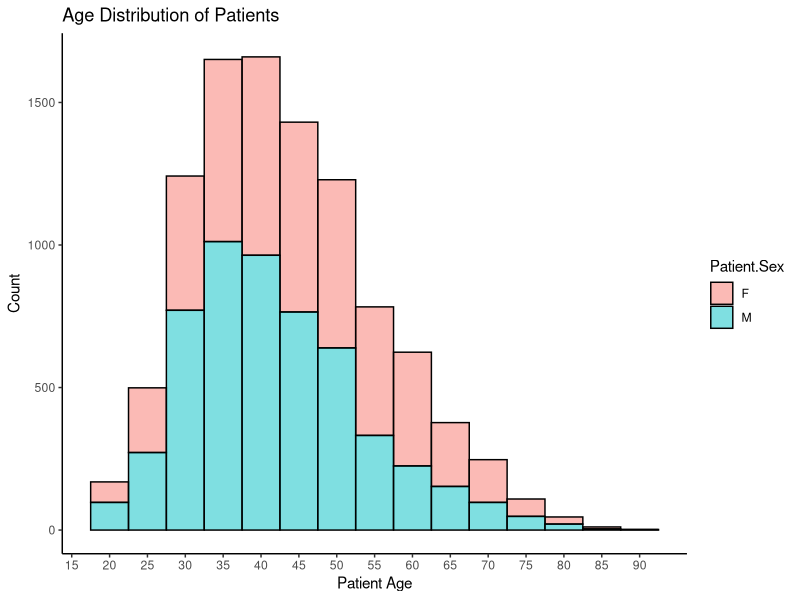
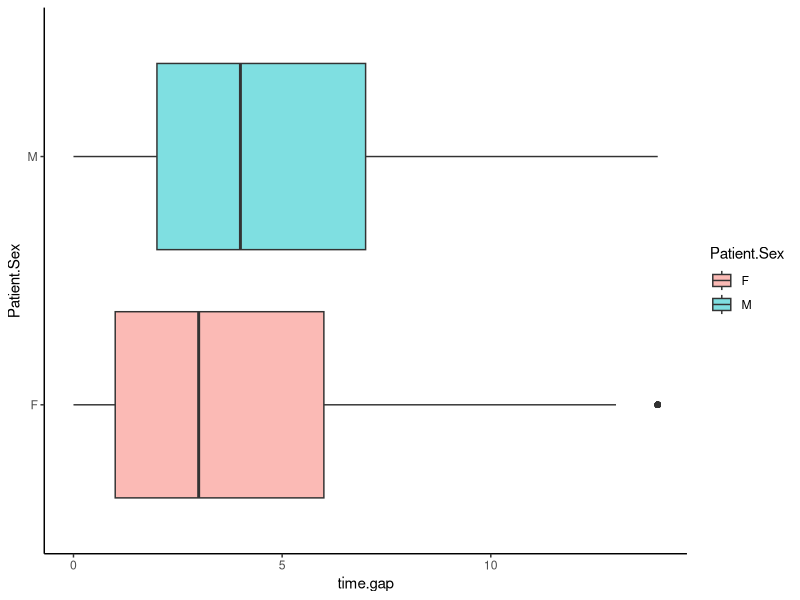
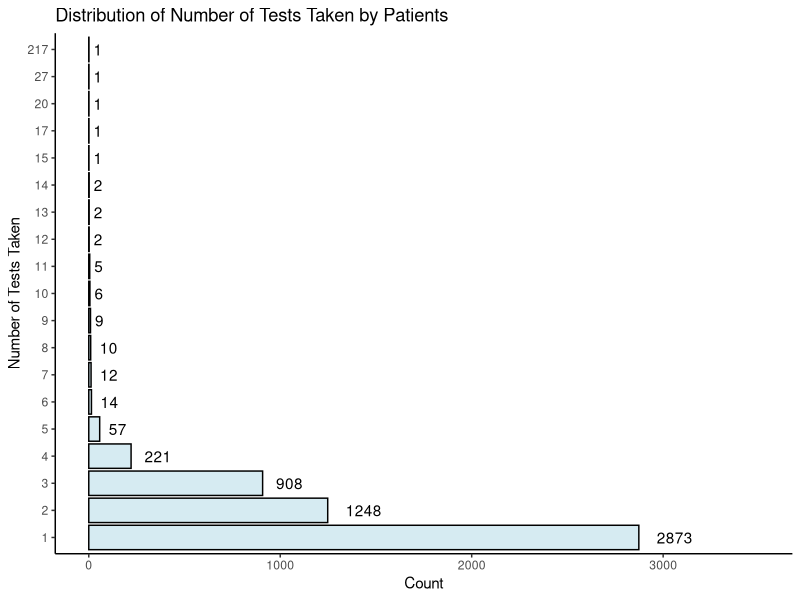
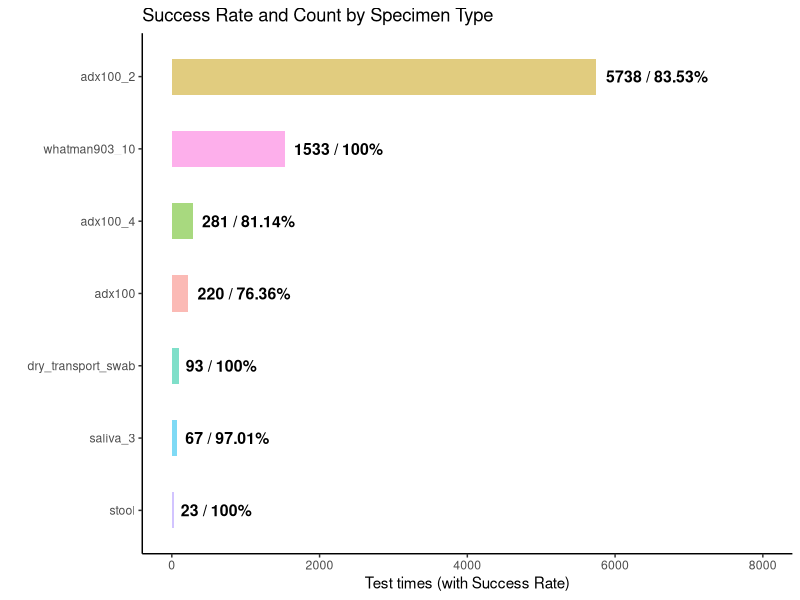

Reproduce these figures in R, in order.
## ---- chunk 1
rm(list = ls())
cat("\14")
library(tidyverse)
library(here)
library(lubridate)
spot <- read.csv(here("Spot Data.csv"))
## ---- chunk 2
#Rename Patient ID
spot$Patient.ID <- as.numeric(factor(spot$Patient.ID, levels=unique(spot$Patient.ID)))

#Binomial Sex
spot$Patient.Sex <- as.factor(spot$Patient.Sex)

#Dropping Redundant Predictors   
spot <- spot[,-c(5)]

#Factoring Specimen Type
spot$Specimen.Type <- as.factor(spot$Specimen.Type)

#Factoring and Renaming Client Location
spot$Client.ID <- as.factor(spot$Client.ID)
levels(spot$Client.ID) <- c("Location A","Location B","Location C","Location D","Location E","Location F",
                            "Location G","Location H","Location I","Location J","Location K","Location L",
                            "Location M","Location N","Location O","Location P","Location Q","Location R")


#Convert and Simplify Datetime Columns
datetime_cols <- c("Datetime.Kit.Delivered", "Datetime.Kit.Registered", "Datetime.Sample.Sent.In", "Datetime.Sample.Received", "Datetime.of.End.Status")
for (col in datetime_cols) {
  spot[[col]] <- as.Date(substr(spot[[col]], 1, 10), format="%Y-%m-%d")
}
## ---- chunk 3
ggplot(spot, aes(x =spot$Patient.Age, fill = Patient.Sex)) +
  geom_histogram(color = "black", alpha = 0.5, binwidth = 5) +
  theme_classic()+
  scale_x_continuous(breaks = seq(15, 90, by = 5))+
  labs(title = "Age Distribution of Patients",
       x = "Patient Age",
       y = "Count")
## ---- chunk 4
# Tableau
## ---- chunk 5
#Calculate Time Gap between Sent in and Resulted
spot$time.gap <- as.numeric(difftime(spot$Datetime.of.End.Status, spot$Datetime.Sample.Sent.In,units = "day"))

spot.clean <- spot[,-c(7,8,10)]
spot.clean <- na.omit(spot.clean)
spot.clean$End.Status[spot.clean$End.Status == "partially_resulted"] <- "resulted"
spot.clean$End.Status[spot.clean$End.Status %in% c("collected", "collection_exception","delivered","delivery_exception","received")] <- "rejected"

threshold <-  1.5*(IQR(spot.clean$time.gap))
outliers <- spot.clean$time.gap < median(spot.clean$time.gap) - threshold | spot.clean$time.gap > median(spot.clean$time.gap) + threshold
spot.clean <- spot.clean[!outliers,]


ggplot(data = spot.clean)+
  geom_boxplot(aes(x = Patient.Sex, y = time.gap, fill = Patient.Sex), alpha = 0.5)+
  coord_flip()+
  theme_classic()
## ---- chunk 6
test.duration <- spot%>%
  count(Patient.ID) 

test.duration$n <- as.factor(test.duration$n)
test.duration <- test.duration[!is.na(test.duration$n),]

ggplot(test.duration, aes(x = n)) +
  geom_bar(alpha = 0.5, color = "black", fill = "lightblue") +
  geom_text(stat = "count", aes(label = after_stat(count)), hjust = -0.5) +
  ylim(0,3500)+
  coord_flip()+
  labs(x = "Number of Tests Taken", 
       y = "Count",
       title ="Distribution of Number of Tests Taken by Patients") +
  theme_classic()
## ---- chunk 7
test.rate <- spot.clean%>%
  group_by(Specimen.Type) %>%
  summarize(Count = n(), resulted_rate = sum(End.Status == "resulted")/n())

ggplot(test.rate, aes(x = reorder(Specimen.Type,Count), y = resulted_rate, fill = Specimen.Type)) +
  geom_bar(aes(y = Count),stat = "identity", alpha = 0.5, width = 0.5) +
  geom_text(aes(label = paste0(Count, " / ",round(resulted_rate*100,2), "%"), y = Count + 1), 
            color = "black", fontface = "bold", size = 4, hjust = -0.1) +
  labs(x = "", y = "Test times (with Success Rate)", 
       title = "Success Rate and Count by Specimen Type") +
  scale_fill_discrete(name = "Specimen Type") +
  scale_y_continuous(sec.axis = sec_axis(~./max(test.rate$count), name = "Count"))+
  ylim(0,8000)+
  coord_flip()+
  theme_classic()+
  theme(legend.position = "none")

## ---- chunk 8





